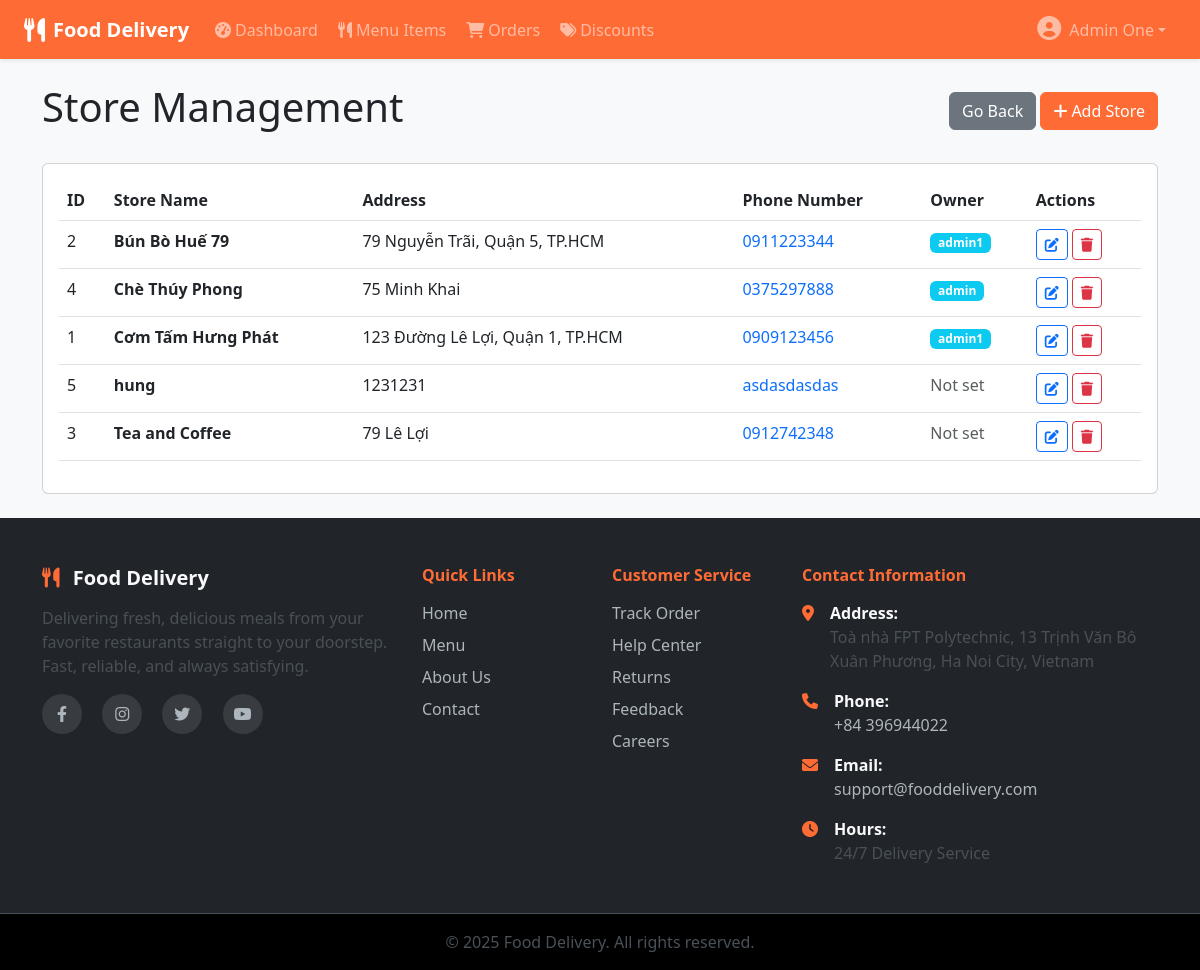
/admin/store.php (signed in), run on the app's committed database.
### tables this page shows
CREATE TABLE `restaurants` (
  `restaurant_id` int(11) NOT NULL,
  `name` varchar(100) NOT NULL,
  `address` text DEFAULT NULL,
  `phone` varchar(20) DEFAULT NULL,
  `owner_id` int(11) DEFAULT NULL
);

CREATE TABLE `users` (
  `user_id` int(11) NOT NULL,
  `username` varchar(50) NOT NULL,
  `password_hash` varchar(255) NOT NULL,
  `email` varchar(100) DEFAULT NULL,
  `full_name` varchar(100) DEFAULT NULL,
  `phone` varchar(20) DEFAULT NULL,
  `role` enum('customer','admin') DEFAULT 'customer',
  `created_at` timestamp NOT NULL DEFAULT current_timestamp()
);

### admin/store.php (the view, shortened to what this page needs)
<?php
include '../includes/header.php';
$query = "SELECT r.restaurant_id, r.name, r.address, r.phone, r.owner_id, u.username as owner_name
          FROM restaurants r
          LEFT JOIN users u ON r.owner_id = u.user_id
          ORDER BY r.name";
$stmt = $db->prepare($query);
$stmt->execute();
$restaurants = $stmt->fetchAll(PDO::FETCH_ASSOC);
?>
<div class="container my-4">
    <div class="d-flex justify-content-between align-items-center mb-4">
        <h1>Store Management</h1>
        <div>
            <a href="index.php" class="btn btn-secondary">Go Back</a>
            <button type="button" class="btn btn-primary" data-bs-toggle="modal" data-bs-target="#addStoreModal">
                <i class="fas fa-plus me-1"></i>Add Store
            </button>
        </div>
    </div>
    <div class="card">
        <div class="card-body">
            <?php if (empty($restaurants)): ?>
                <div class="text-center py-4">
                    <i class="fas fa-store fa-3x text-muted mb-3"></i>
                    <h5 class="text-muted">No stores found.</h5>
                    <p class="text-muted">Click the "Add Store" button to get started.</p>
                </div>
            <?php else: ?>
                <div class="table-responsive">
                    <table class="table table-hover">
                        <thead>
                            <tr>
                                <th>ID</th>
                                <th>Store Name</th>
                                <th>Address</th>
                                <th>Phone Number</th>
                                <th>Owner</th>
                                <th>Actions</th>
                            </tr>
                        </thead>
                        <tbody>
                            <?php foreach ($restaurants as $restaurant): ?>
                            <tr>
                                <td><?php echo $restaurant['restaurant_id']; ?></td>
                                <td>
                                    <strong><?php echo htmlspecialchars($restaurant['name']); ?></strong>
                                </td>
                                <td><?php echo htmlspecialchars($restaurant['address']); ?></td>
                                <td>
                                    <a href="tel:<?php echo htmlspecialchars($restaurant['phone']); ?>" class="text-decoration-none">
                                        <?php echo htmlspecialchars($restaurant['phone']); ?>
                                    </a>
                                </td>
                                <td>
                                    <?php if ($restaurant['owner_name']): ?>
                                        <span class="badge bg-info"><?php echo htmlspecialchars($restaurant['owner_name']); ?></span>
                                    <?php else: ?>
                                        <span class="text-muted">Not set</span>
                                    <?php endif; ?>
                                </td>
                                <td>
                                    <button type="button" class="btn btn-sm btn-outline-primary"
                                            data-bs-toggle="modal" data-bs-target="#editStoreModal<?php echo $restaurant['restaurant_id']; ?>">
                                        <i class="fas fa-edit"></i>
                                    </button>
                                    <form method="POST" class="d-inline" onsubmit="return confirm('Are you sure you want to delete this store? This action cannot be undone.')">
                                        <button type="submit" name="delete_store" class="btn btn-sm btn-outline-danger">
                                            <i class="fas fa-trash"></i>
                                        </button>
                                    </form>
                                </td>
                            </tr>
                            <?php endforeach; ?>
                        </tbody>
                    </table>
                </div>
            <?php endif; ?>
        </div>
    </div>
</div>
<?php include '../includes/footer.php'; ?>

### includes/header.php (style rules this page uses)
:root { --primary-color: #ff6b35; --primary-dark: #e55a2b; --secondary-color: #ffa726; --bs-primary: #ff6b35; --bs-primary-rgb: 255, 107, 53; }
.btn-primary { background-color: var(--primary-color); border-color: var(--primary-color); }
.card { transition: transform 0.2s; }
html, body { height: 100%; }
body { display: flex; flex-direction: column; }

### data on the page
restaurants: restaurant_id "2", name "Bún Bò Huế 79", address "79 Nguyễn Trãi, Quận 5, TP.HCM", phone "0911223344", owner.username "admin1"
restaurants: restaurant_id "4", name "Chè Thúy Phong", address "75 Minh Khai", phone "0375297888", owner.username "admin"
restaurants: restaurant_id "1", name "Cơm Tấm Hưng Phát", address "123 Đường Lê Lợi, Quận 1, TP.HCM", phone "0909123456", owner.username "admin1"
restaurants: restaurant_id "5", name "hung", address "1231231", phone "asdasdasdas", shows "Not set"
restaurants: restaurant_id "3", name "Tea and Coffee", address "79 Lê Lợi", phone "0912742348", shows "Not set"

### other printed values
$_SESSION['full_name'] "Admin One"
